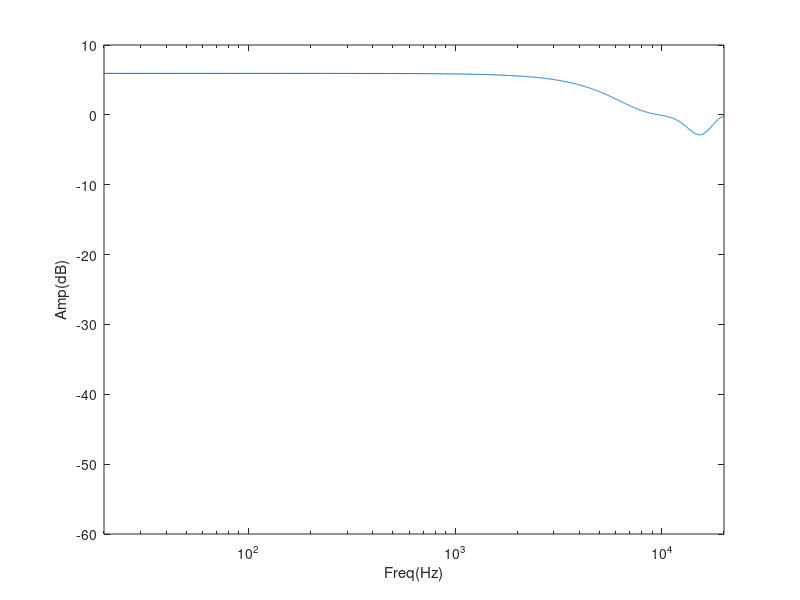

Recreate this plot in MATLAB.
%firFilters.m
Fs = 48000;
Nyq = Fs/2;


%first function
n = 200; %order = max # of delay samples

%FIR2 - arbitrary frequency response
N = 20;
F = [0 0.1 0.3 0.5 0.65 0.75 1];
A = [2 2 1 1 0.5 1 1];
h = fir2(N,F,A);

f = [500 1500];
Wn = f./Nyq;%normalized cutoff frequency
%ratio of frequency related to nyquist
%depends on sampling rate

%h = fir1(n,Wn); %returns IR

[H,W] = freqz(h,1,2048,Fs); %visualize frequency response

%same syntax as plot, but makes x axis logrithmic
semilogx(W,20*log10(abs(H)));
xlabel('Freq(Hz)'); ylabel('Amp(dB)');
axis([20 20000 -60 10]);

